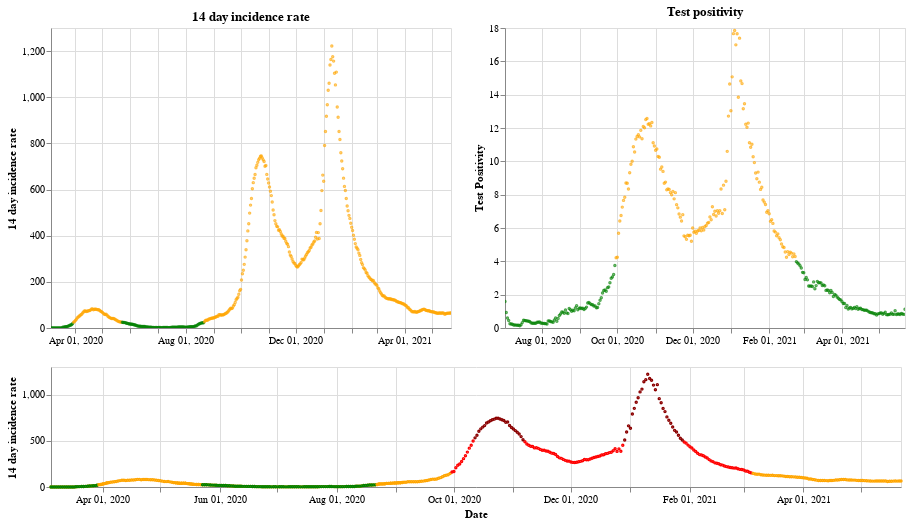

The cell this chart's notebook holds for it:
### Markdown cell above
## Northern Ireland

### Code cell
plot_traffic_light('Northern Ireland')

### Figure 1 — Vega-Lite specification as saved in the notebook (floating-point values rounded to 4 significant figures; data arrays with more than 128 entries replaced by an {"elided": "..."} marker saying what was removed)
{"config": {"view": {"continuousWidth": 400, "continuousHeight": 300}}, "vconcat": [{"hconcat": [{"mark": {"type": "point", "size": 2}, "encoding": {"color": {"condition": {"value": "green", "test": "(datum.twoWeeklyCasesRate <= 25)"}, "value": "orange"}, "tooltip": [{"type": "nominal", "field": "areaName"}, {"type": "temporal", "field": "date"}, {"type": "quantitative", "field": "twoWeeklyCasesRate"}, {"type": "quantitative", "field": "testPositivity"}], "x": {"type": "temporal", "axis": {"title": ""}, "field": "date", "scale": {"domain": {"selection": "DateBrush"}}, "timeUnit": "yearmonthdate"}, "y": {"type": "quantitative", "axis": {"title": "14 day incidence rate"}, "field": "twoWeeklyCasesRate"}}, "title": "14 day incidence rate", "width": 400}, {"mark": {"type": "point", "size": 2}, "encoding": {"color": {"condition": {"value": "green", "test": "(datum.testPositivity <= 4)"}, "value": "orange"}, "tooltip": [{"type": "nominal", "field": "areaName"}, {"type": "temporal", "field": "date"}, {"type": "quantitative", "field": "twoWeeklyCasesRate"}, {"type": "quantitative", "field": "testPositivity"}], "x": {"type": "temporal", "axis": {"title": ""}, "field": "date", "scale": {"domain": {"selection": "DateBrush"}}, "timeUnit": "yearmonthdate"}, "y": {"type": "quantitative", "axis": {"title": "Test Positivity"}, "field": "testPositivity"}}, "title": "Test positivity", "width": 400}]}, {"layer": [{"mark": {"type": "point", "size": 2}, "encoding": {"color": {"condition": {"value": "orange", "test": "((50 && datum.twoWeeklyCasesRate) < 150)"}, "value": "red"}, "opacity": {"condition": {"value": 1, "test": "((50 && datum.twoWeeklyCasesRate) < 500)"}, "value": 0}, "tooltip": [{"type": "nominal", "field": "areaName"}, {"type": "temporal", "field": "date"}, {"type": "quantitative", "field": "twoWeeklyCasesRate"}, {"type": "quantitative", "field": "testPositivity"}], "x": {"type": "temporal", "axis": {"title": "Date"}, "field": "date", "timeUnit": "yearmonthdate"}, "y": {"type": "quantitative", "axis": {"title": "14 day incidence rate"}, "field": "twoWeeklyCasesRate"}}, "selection": {"DateBrush": {"type": "interval", "encodings": ["x"], "fields": ["Time"]}}, "width": 850}, {"mark": {"type": "point", "size": 2}, "encoding": {"color": {"value": "darkred"}, "opacity": {"condition": {"value": 1, "test": "(datum.twoWeeklyCasesRate >= 500)"}, "value": 0}, "tooltip": [{"type": "nominal", "field": "areaName"}, {"type": "temporal", "field": "date"}, {"type": "quantitative", "field": "twoWeeklyCasesRate"}, {"type": "quantitative", "field": "testPositivity"}], "x": {"type": "temporal", "axis": {"title": "Date"}, "field": "date", "timeUnit": "yearmonthdate"}, "y": {"type": "quantitative", "axis": {"title": "14 day incidence rate"}, "field": "twoWeeklyCasesRate"}}, "width": 400}, {"mark": {"type": "point", "size": 2}, "encoding": {"color": {"condition": {"value": "green", "test": "((4 && datum.twoWeeklyCasesRate) < 25)"}, "value": "orange"}, "opacity": {"condition": {"value": 1, "test": "(datum.twoWeeklyCasesRate < 50)"}, "value": 0}, "tooltip": [{"type": "nominal", "field": "areaName"}, {"type": "temporal", "field": "date"}, {"type": "quantitative", "field": "twoWeeklyCasesRate"}, {"type": "quantitative", "field": "testPositivity"}], "x": {"type": "temporal", "axis": {"title": "Date"}, "field": "date", "timeUnit": "yearmonthdate"}, "y": {"type": "quantitative", "axis": {"title": "14 day incidence rate"}, "field": "twoWeeklyCasesRate"}}, "width": 400}], "height": 120, "width": 800}], "data": {"name": "data-9bc07e5b496aa3f904ad743b24a281e2"}, "$schema": "https://vega.github.io/schema/vega-lite/v4.8.1.json", "datasets": {"data-9bc07e5b496aa3f904ad743b24a281e2": {"elided": "444 records"}}}
